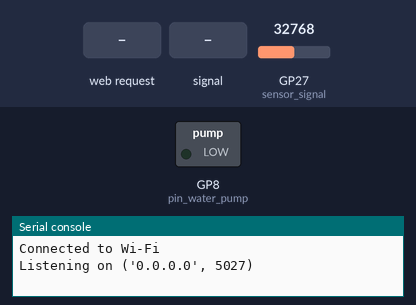
Bench run of a program on a simulated Raspberry Pi Pico running MicroPython. Parts: switched loads named in the program (green lamp = pin HIGH), the last lines printed to the serial console. Inputs (shaded band) come from the test bench; at power-on: GP27 (sensor_signal) = 32768 (analog values on the 0–65535 scale). WiFi joins after 1.5 s; the clock reads 2024-03-15 10:24:30 at power-on unless the program sets it; requests to the public web service named in the program get a made-up reply in its usual format after 0.4 s (London, UTC, broken clouds, 64 % humidity, 1013 hPa unless stated); web requests get an empty 200 reply after 0.4 s.

Above: at 3.1 s.
3.2 s: HTTP request GET /?action=start received
At 3.6 s:
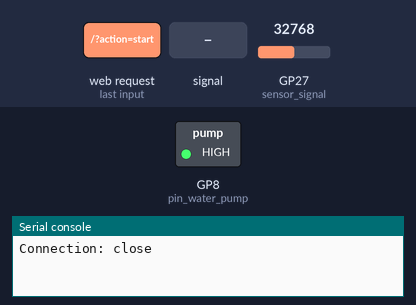
4.7 s: HTTP request GET /?action=stop received
At 5.9 s:
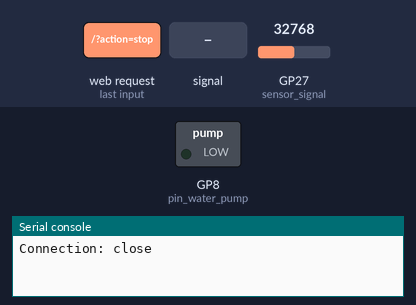
6.2 s: HTTP request GET /?action=auto received
7.7 s: GP27 (sensor_signal) fed a 200 Hz sine of ±16383 counts around its level
At 10.1 s:
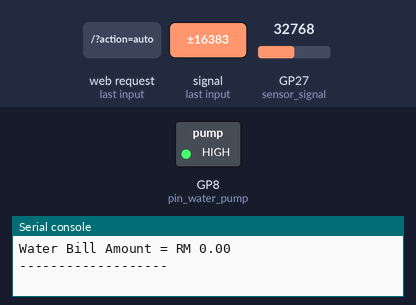
10.7 s: GP27 (sensor_signal) set to 40128
13.1 s: GP27 (sensor_signal) set to 41152
At 14.3 s:
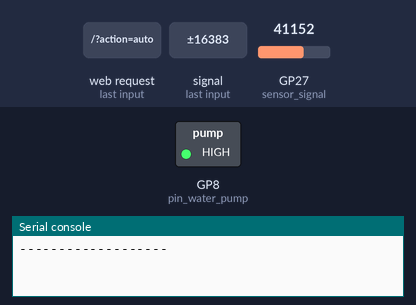
Timing chart, 0 to 15.9 s (numbered marks = the images above; inputs shaded):
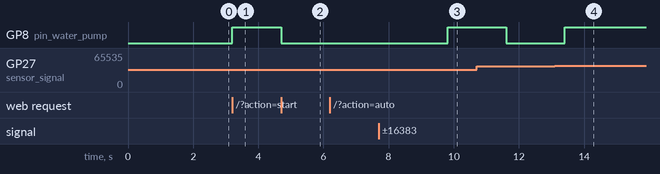

The program:

main.py
```python
#27/8/2024 current progress

import network  # type: ignore
import urequests  # type: ignore
import time
import utime  # type: ignore
import socket
from machine import Pin, ADC, RTC  # type: ignore

# Connect to Wi-Fi
wifi_ssid = "yanaezani"
wifi_password = "yana1012"
wifi = network.WLAN(network.STA_IF)
wifi.active(True)
wifi.connect(wifi_ssid, wifi_password)

# Wait until connected to Wi-Fi
while not wifi.isconnected():
    pass
print("Connected to Wi-Fi")

# Function to get current date and time from an external server
def get_current_time():
    try:
        response = urequests.get("http://worldtimeapi.org/api/timezone/Asia/Kuala_Lumpur")
        data = response.json()
        current_time = data["datetime"]
        return current_time
    except Exception as e:
        print("Error getting current time:", e)
        return None

# Function to set the RTC to the current time
def set_system_time():
    current_time_str = get_current_time()
    if current_time_str:
        current_time_str = current_time_str[:19]  # Strip the milliseconds and timezone info
        year, month, day, hour, minute, second = map(int, current_time_str.replace("T", "-").replace(":", "-").split("-"))
        rtc = RTC()
        rtc.datetime((year, month, day, 0, hour, minute, second, 0))  # Set the RTC

# Set system time
set_system_time()

# Server URL
url = "http://172.20.10.3/xampp/save_data.php"

# Initialize variables
DELAY = 1.0
sensor_signal = ADC(Pin(27))
pin_water_pump = Pin(8, Pin.OUT)
SENSOR_MAX = 430
SENSOR_MIN = 352

flow_frequency = 0
flow_rate = 0
total_milliliters = 0
FLOW_CONVERSION_FACTOR = 4.5
RATE_1 = 0.87
RATE_2 = 1.52
RATE_3 = 2.02

flow_sensor = Pin(19, Pin.IN, Pin.PULL_UP)

def flow_callback(pin):
    global flow_frequency
    flow_frequency += 1

flow_sensor.irq(trigger=Pin.IRQ_RISING, handler=flow_callback)

previous_millis = 0
interval = 1000

def calculate_water_bill(volume_m3):
    if volume_m3 <= 20:
        return RATE_1 * volume_m3
    elif volume_m3 <= 35:
        return RATE_1 * 20 + RATE_2 * (volume_m3 - 20)
    else:
        return RATE_1 * 20 + RATE_2 * 15 + RATE_3 * (volume_m3 - 35)

def auto_watering_system():
    global flow_frequency, previous_millis, total_milliliters
    watering = False

    while True:
        value = round(sensor_signal.read_u16() / 100)
        percent = round(((value - SENSOR_MIN) / (SENSOR_MAX - SENSOR_MIN)) * 100)
        print(f"Reading: {value}, Percent: {percent} ({'DRY' if percent >= 70 else 'WET'})")

        if percent >= 70:
            if not watering:
                print("Soil is dry. Starting watering...")
                pin_water_pump.on()
                watering = True
        else:
            if watering:
                print("Soil is moist. Stopping watering...")
                pin_water_pump.off()
                watering = False

        current_millis = time.ticks_ms()  # type: ignore
        if (current_millis - previous_millis) > interval:
            pulse1Sec = flow_frequency
            flow_frequency = 0
            flow_rate = (1000.0 / (current_millis - previous_millis)) * pulse1Sec / FLOW_CONVERSION_FACTOR
            previous_millis = current_millis

            flow_milliliters_per_min = flow_rate * 1000
            total_milliliters += flow_milliliters_per_min * (interval / 60000)
            total_volume_m3 = total_milliliters / 1_000_000
            bill_amount = calculate_water_bill(total_volume_m3)

            print(f"\n-------------------\nFlow Rate = {flow_rate:.2f} Liters/Minute\nTotal Volume = {total_milliliters:.2f} Milliliters\nTotal Volume = {total_volume_m3:.6f} Cubic Meters\nWater Bill Amount = RM {bill_amount:.2f}\n-------------------\n")

            data = {
                'date': get_current_time(),
                'reading': value,
                'percent': percent,
                'flow_rate': flow_rate,
                'volume': total_volume_m3,
                'amount': bill_amount
            }

            try:
                response = urequests.post(url, json=data)
                print(response.text)
                response.close()
            except Exception as e:
                print("Error sending data:", e)
                time.sleep(5)  # Wait for 5 seconds before retrying
                continue  # Retry sending data

        # Sleep briefly to avoid excessive looping
        time.sleep(1)


def process_schedule_data(schedule_data):
    if schedule_data and len(schedule_data) > 0:
        for schedule_item in schedule_data:
            start_time = schedule_item.get("startTime")
            duration_seconds = int(schedule_item.get("duration", 0))
            is_on = int(schedule_item.get("isOn", 0))

            print(f"Processing schedule item: {schedule_item}")

            if start_time and is_on == 1:
                time_parts = start_time.split(':')
                if len(time_parts) == 3:
                    try:
                        start_hour, start_minute, start_second = map(int, time_parts)
                    except ValueError:
                        print("Invalid start time format")
                        continue

                    current_time = utime.localtime()
                    current_hour = current_time[3]
                    current_minute = current_time[4]
                    current_second = current_time[5]

                    print(f"Current time: {current_hour:02}:{current_minute:02}:{current_second:02}")
                    print(f"Scheduled time: {start_hour:02}:{start_minute:02}:{start_second:02}")

                    # Adjust the comparison to allow for potential delays
                    if current_hour == start_hour and current_minute == start_minute and current_second >= start_second:
                        print("Scheduled watering time active")
                        pin_water_pump.on()
                        time.sleep(duration_seconds)
                        pin_water_pump.off()
                else:
                    print("Invalid start time format")
            else:
                print("No valid start time or isOn is not 1")

schedule_active = False

def activate_schedule():
    global schedule_active
    schedule_active = True
    while schedule_active:
        # Fetch schedule data and process it continuously
        try:
            schedule_response = urequests.get("http://172.20.10.3/xampp/fetch_data.php")
            schedule_data = schedule_response.json()
            schedule_response.close()
            process_schedule_data(schedule_data)
        except Exception as e:
            print("Error fetching and processing schedule data:", e)

        # Sleep briefly to avoid excessive looping
        time.sleep(10)  # Check for new schedule every 10 seconds

def deactivate_schedule():
    global schedule_active
    schedule_active = False

addr = socket.getaddrinfo('0.0.0.0', 5027)[0][-1]
s = socket.socket()
s.bind(addr)
s.listen(1)
print('Listening on', addr)

while True:
    try:
        cl, addr = s.accept()
        print('Client connected from', addr)
        request = cl.recv(1024).decode('utf-8')
        print("Request:", request)

        if 'action=start' in request:
            pin_water_pump.on()
        elif 'action=stop' in request:
            pin_water_pump.off()
        elif 'action=auto' in request:
            auto_watering_system()
        elif 'action=auto-stop' in request:
            pass
        elif 'action=activate-schedule' in request:
            activate_schedule()  # Start schedule-based watering system
        elif 'action=deactivate-schedule' in request:
            pass  # Stop schedule-based watering system

        cl.send('HTTP/1.0 200 OK\r\nContent-Type: text/html\r\n\r\n'.encode())
        cl.close()

    except Exception as e:
        print('Error:', e)
```

Measured:
- after the input at 3.2 s, GP8 (pin_water_pump): LOW → HIGH at once
- after the input at 4.7 s, GP8 (pin_water_pump): HIGH → LOW at once
- after the input at 7.7 s, GP8 (pin_water_pump): LOW → HIGH after 2.1 s
- after the input at 13.1 s, GP8 (pin_water_pump): LOW → HIGH after 0.31 s
